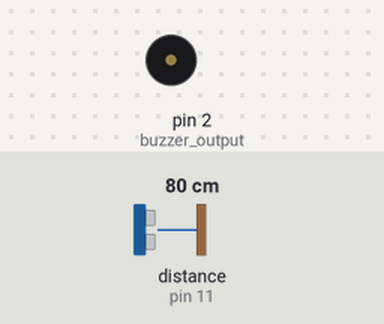
The sketch below on a simulated Arduino Uno, built with avr-gcc and run on an emulated ATmega328P. Parts: buzzer (waves = sounding, pin HIGH). Wiring (inferred from the names in the program): ultrasonic range finder: trigger pin 12; echo pin 11. The test bench sets the inputs (shaded band); at power-on: distance to the obstacle (sensor on pin 11) 80 cm. The echo pulse lasts 58.3 µs per cm; pins used as bus, display or sensor lines are not drawn.

Above: at 1.2 s.
1.3 s: distance to the obstacle (sensor on pin 11) set to 33 cm
2.8 s: distance to the obstacle (sensor on pin 11) set to 28 cm
At 4.0 s:
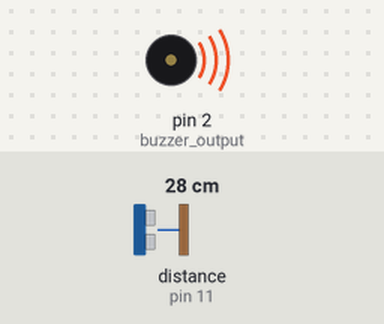
4.3 s: distance to the obstacle (sensor on pin 11) set to 2 cm
At 5.2 s:
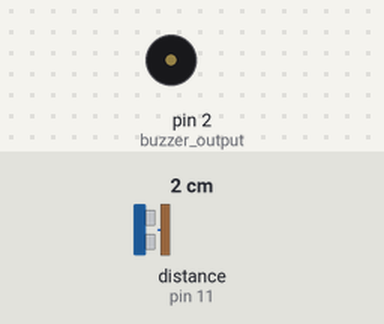
5.8 s: distance to the obstacle (sensor on pin 11) set to 18 cm
At 6.7 s:
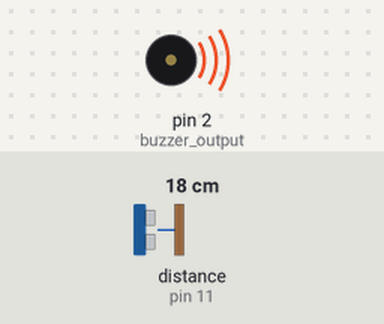
Timing chart, 0 to 8.3 s (numbered marks = the images above; inputs shaded):
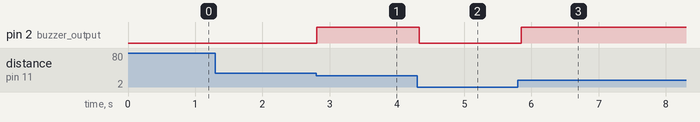

Measured:
- the behaviour switches between 31 and 30 cm on distance to the obstacle (sensor on pin 11) (found by bisection; images 0 and 1)
- after the input at 1.3 s, every drawn part: stays the same
- after the input at 2.8 s, pin 2 (buzzer_output): LOW → HIGH at once
- after the input at 4.3 s, pin 2 (buzzer_output): HIGH → LOW at once
- after the input at 5.8 s, pin 2 (buzzer_output): LOW → HIGH after 0.05 s

The sketch:

distance_sensor_buzzer.ino
```cpp
#define trigPin 12
#define echoPin 11

void setup() {
  Serial.begin (9600);
  pinMode(trigPin, OUTPUT);
  pinMode(echoPin, INPUT);
  pinMode(2, OUTPUT); // buzzer output
}

void loop() {
  range(15, 30); // activate buzzer if there is an obstacle from 15 to 30 cm from sensor
  delay(100);
}

int calculate_distance() {
  long time, distance;

  digitalWrite(trigPin, LOW);
  delayMicroseconds(2);
  digitalWrite(trigPin, HIGH);
  delayMicroseconds(10);
  digitalWrite(trigPin, LOW);

  time = pulseIn(echoPin, HIGH); // calc impulse duration
  distance = time / 58; // calculated distance in cm

  return distance;
}

void range(int a, int b) {
  int howFar = calculate_distance();
  if ((howFar > a) && (howFar < b)) {
      digitalWrite(2, HIGH); // activate buzzer
  } else {
      digitalWrite(2, LOW); // deactivate buzzer
  }
}
```
